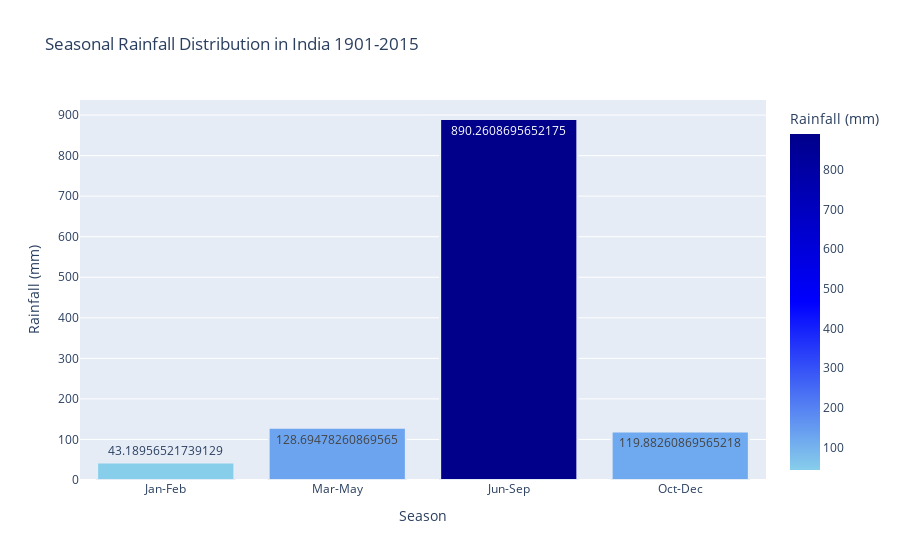

The notebook cell this image was saved under:
### Markdown cell above
The Bar chart illustrates a highly uneven distribution of rainfall across months, with July and August the highest average rainfall. The red dashed line represents the mean monthly rainfall, showing that most months receive rainfall below the average, except during the monsoon months (June to September).

### Code cell
# seasonal rainfall distribution
seasonal_cols = ['Jan-Feb','Mar-May','Jun-Sep','Oct-Dec']
seasonal_avg = rainfall_data[seasonal_cols].mean()

fig_seasonal = px.bar(
    x=seasonal_avg.index,
    y=seasonal_avg.values,
    labels={'x':'Season','y':'Rainfall (mm)'},
    title='Seasonal Rainfall Distribution in India 1901-2015',
    text=seasonal_avg.values,
    color=seasonal_avg.values,
    color_continuous_scale=["skyblue",'blue','darkblue']
)

fig_seasonal.update_traces( marker_line_width=2)
fig_seasonal.update_layout(
    coloraxis_colorbar=dict(title='Rainfall (mm)')
)
fig_seasonal.show()

### Figure 1 — Plotly figure (JSON) as saved in the notebook; plotly's stock layout.template omitted (floating-point values rounded to 4 significant figures)
{"data": [{"alignmentgroup": "True", "hovertemplate": "Season=%{x}<br>Rainfall (mm)=%{y}<br>text=%{text}<br>color=%{marker.color}<extra></extra>", "legendgroup": "", "marker": {"color": [43.19, 128.7, 890.3, 119.9], "coloraxis": "coloraxis", "line": {"width": 2}, "pattern": {"shape": ""}}, "name": "", "offsetgroup": "", "orientation": "v", "showlegend": false, "text": [43.19, 128.7, 890.3, 119.9], "textposition": "auto", "type": "bar", "x": ["Jan-Feb", "Mar-May", "Jun-Sep", "Oct-Dec"], "xaxis": "x", "y": [43.19, 128.7, 890.3, 119.9], "yaxis": "y"}], "layout": {"autosize": true, "barmode": "relative", "coloraxis": {"colorbar": {"title": {"text": "Rainfall (mm)"}}, "colorscale": [[0, "skyblue"], [0.5, "blue"], [1, "darkblue"]]}, "legend": {"tracegroupgap": 0}, "title": {"text": "Seasonal Rainfall Distribution in India 1901-2015"}, "xaxis": {"anchor": "y", "autorange": true, "domain": [0, 1], "range": [-0.5, 3.5], "title": {"text": "Season"}, "type": "category"}, "yaxis": {"anchor": "x", "autorange": true, "domain": [0, 1], "range": [0, 937.1], "title": {"text": "Rainfall (mm)"}, "type": "linear"}}}
